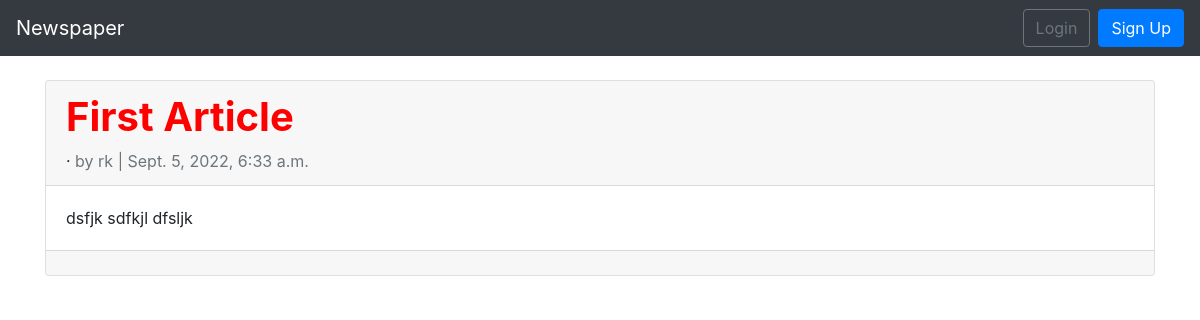
The app's page /articles/1/, older data.
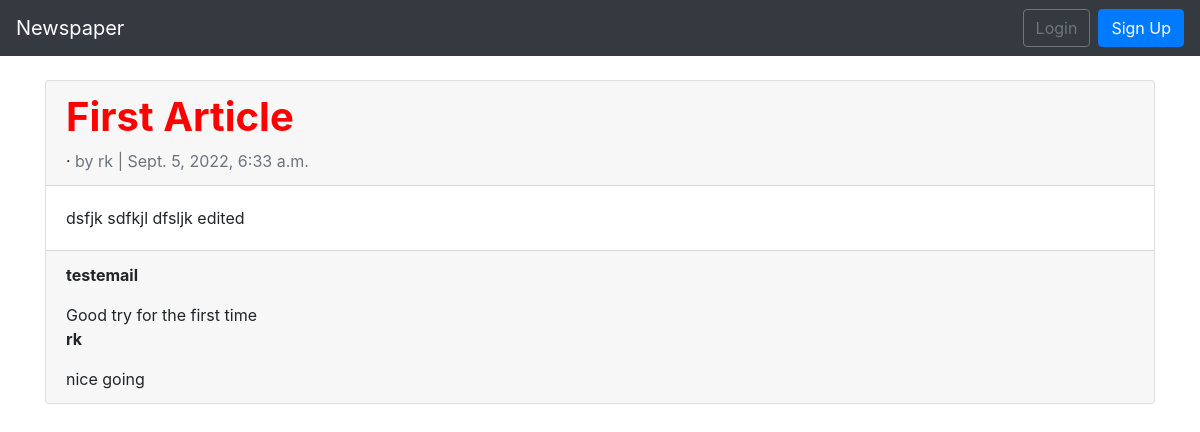
The same page, newer data.
### articles/models.py (models this page shows, shortened)
class Article(models.Model):
    title = models.CharField(max_length=255)
    body = models.TextField()
    date = models.DateTimeField(auto_now_add=True)
    author = models.ForeignKey(
        settings.AUTH_USER_MODEL,
        on_delete=models.CASCADE,
    )
    image = models.ImageField(upload_to='covers/', blank = True)

class Comment(models.Model):
    article = models.ForeignKey(
        Article,
        on_delete=models.CASCADE,
        related_name='comments',
    )
    comment = models.CharField(max_length=255)
    author = models.ForeignKey(
        settings.AUTH_USER_MODEL,
        on_delete=models.CASCADE,
    )
    def __str__(self):
        return self.comment

### users/models.py (models this page shows)
class CustomUser(AbstractUser):
    age = models.PositiveIntegerField(default=0)

### articles/views.py (the view)
# urls.py: path('<int:pk>/', views.ArticleDetailView.as_view(), name = 'article_detail'),
class ArticleDetailView(DetailView):
    template_name = 'article_detail.html'
    model = Article

### templates/article_detail.html (shortened to what this page needs)
{% extends 'base.html' %}
{% load static %}
{% block content %}
    <div class="card">
        <div class="card-header">
            <h1><span class="font-weight-bold">{{ article.title }}</span></h1>&middot;
            <span class="text-muted"> by {{article.author}} | {{article.date}}</span>
        </div>
        <div class="card-body">
            {{article.body}}
        </div>
        <div class="card-footer">
            {% for comment in article.comments.all %}
                <p><span class="font-weight-bold">{{comment.author}}</span></p>
                {{comment}}
            {% endfor %}
        </div>
    </div>
{% endblock content %}

Row changes from the older to the newer data that the page shows:
changed Article "First Article": body "dsfjk sdfkjl dfsljk" → "dsfjk sdfkjl dfsljk edited"
added Comment: author "testemail", comment "Good try for the first time"
added Comment: author "rk", comment "nice going"
